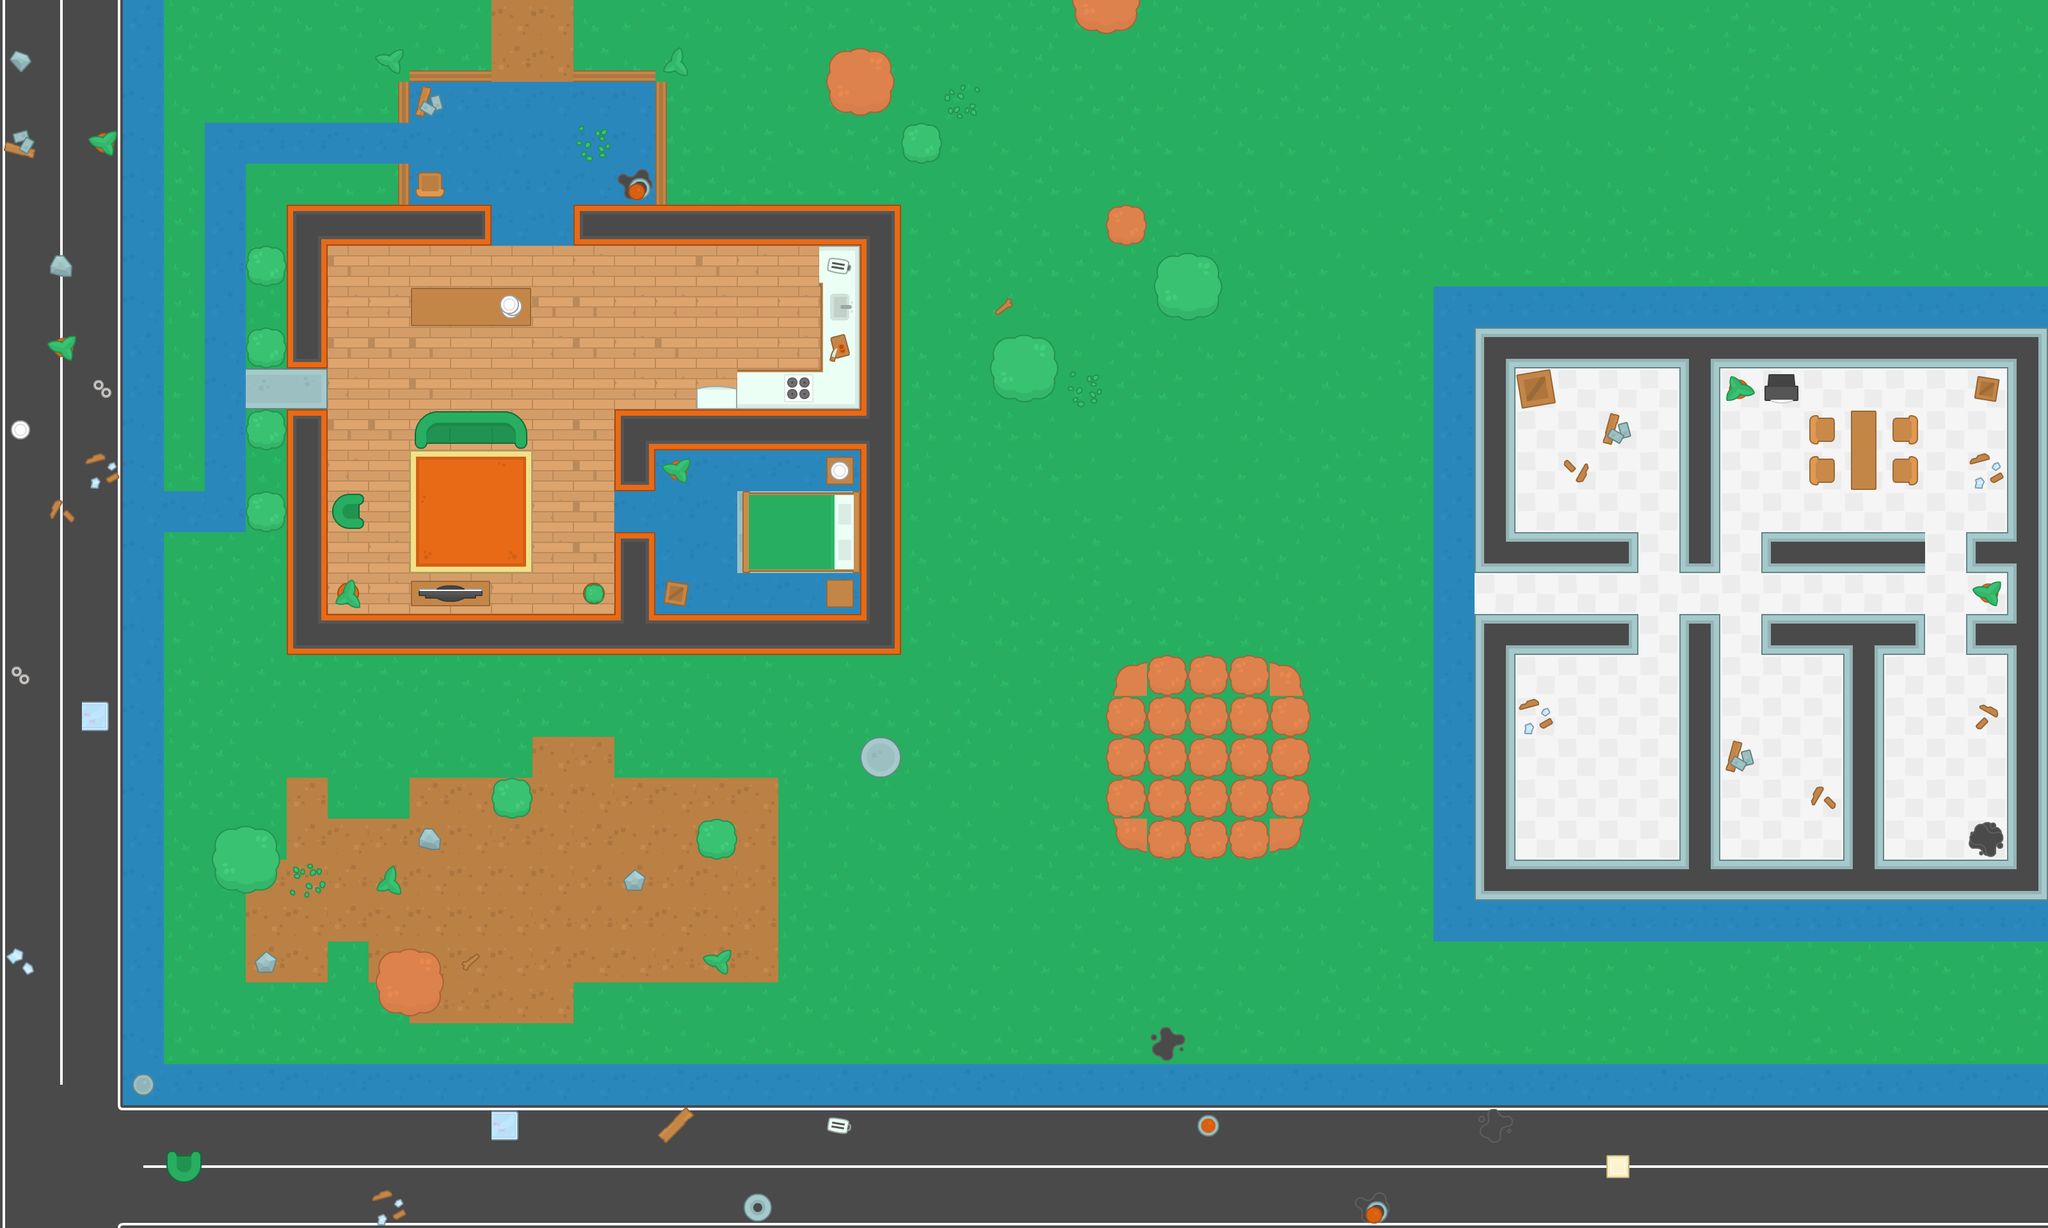

A level layout from a 2D game, rendered from its tile map. Below: a short description, then the map file with tile-grid data replaced by summaries:
An orthogonal 50x30 tile map with 64x64 px tiles, 4 tile layers (ground, walls, items, decorations), 2 tilesets and 128 objects (63x wall, 16x zombie, 9x breakable, 7x shmup, 5x numpy, ...).

<map version="1.9" tiledversion="1.9.2" orientation="orthogonal" renderorder="right-down" width="50" height="30" tilewidth="64" tileheight="64" infinite="0" nextlayerid="7" nextobjectid="250">
 <tileset firstgid="1" name="spritesheet_tiles" tilewidth="64" tileheight="64" spacing="10" tilecount="540" columns="27">
  <image source="../img/spritesheet_tiles.png" width="1988" height="1470" />
 </tileset>
 <tileset firstgid="541" source="../Kenny Topdown pack.tsx" />
 <layer id="1" name="ground" width="50" height="30">
  <data>[1500 cells, 1500 non-empty, 36 distinct tile ids]</data>
 </layer>
 <layer id="2" name="walls" width="50" height="30">
  <data>[1500 cells, 172 non-empty, 27 distinct tile ids]</data>
 </layer>
 <layer id="3" name="items" width="50" height="30">
  <data>[1500 cells, 93 non-empty, 54 distinct tile ids]</data>
 </layer>
 <layer id="4" name="decorations" width="50" height="30">
  <data>[1500 cells, 33 non-empty, 19 distinct tile ids]</data>
 </layer>
 <objectgroup id="5" name="Obstacles">
  <object id="1" name="player" x="336" y="208" width="32" height="32" />
  <object id="2" name="wall" x="448" y="320" width="320" height="64" />
  <object id="3" name="wall" x="448" y="960" width="960" height="64" />
  <object id="4" name="wall" x="960" y="640" width="384" height="64" />
  <object id="5" name="wall" x="1344" y="384" width="64" height="576" />
  <object id="6" name="wall" x="448" y="384" width="64" height="192" />
  <object id="7" name="wall" x="448" y="640" width="64" height="320" />
  <object id="8" name="wall" x="960" y="832" width="64" height="128" />
  <object id="9" name="wall" x="960" y="704" width="64" height="64" />
  <object id="15" name="wall" x="896" y="320" width="512" height="64" />
  <object id="21" name="wall" x="640" y="448" width="192" height="64" />
  <object id="22" name="wall" x="1168" y="768" width="176" height="128" />
  <object id="23" name="wall" x="1152" y="576" width="128" height="32" />
  <object id="24" name="wall" x="656" y="640" width="160" height="48" />
  <object id="25" name="wall" x="512" y="784" width="48" height="32" />
  <object id="26" name="wall" x="640" y="912" width="128" height="48" />
  <object id="28" name="wall" x="910" y="909" width="35" height="35" />
  <object id="29" name="wall" x="1088" y="608" width="64" height="32" />
  <object id="30" name="wall" x="1040" y="720" width="32" height="32" />
  <object id="31" name="wall" x="528" y="912" width="32" height="32" />
  <object id="34" name="wall" x="656" y="272" width="32" height="48" />
  <object id="35" name="wall" x="1024" y="912" width="48" height="48" />
  <object id="36" name="wall" x="1296" y="896" width="48" height="48" />
  <object id="37" name="wall" x="1296" y="704" width="48" height="48" />
  <object id="38" name="wall" x="1280" y="384" width="16" height="256" />
  <object id="40" name="zombie" x="784" y="208" width="32" height="32" />
  <object id="42" name="zombie" x="1072" y="816" width="32" height="32" />
  <object id="46" name="wall" x="784" y="1232" width="32" height="32" />
  <object id="47" name="wall" x="1104" y="1296" width="32" height="32" />
  <object id="48" name="wall" x="608" y="1504" width="64" height="64" />
  <object id="49" name="wall" x="352" y="1312" width="64" height="64" />
  <object id="50" name="wall" x="1312" y="96" width="64" height="64" />
  <object id="52" name="wall" x="1824" y="416" width="64" height="64" />
  <object id="53" name="wall" x="1744" y="336" width="32" height="32" />
  <object id="54" name="wall" x="1424" y="208" width="32" height="32" />
  <object id="55" name="wall" x="1680" y="-16" width="96" height="64" />
  <object id="56" name="wall" x="1568" y="544" width="64" height="64" />
  <object id="57" name="wall" x="400" y="784" width="32" height="32" />
  <object id="58" name="wall" x="400" y="656" width="32" height="32" />
  <object id="59" name="wall" x="400" y="528" width="32" height="32" />
  <object id="60" name="wall" x="400" y="400" width="32" height="32" />
  <object id="63" name="shmup" x="1184" y="464" width="32" height="32" />
  <object id="87" name="stareight" x="1616" y="720" width="32" height="32" />
  <object id="88" name="numpy" x="1712" y="704" width="32" height="32" />
  <object id="89" name="starone" x="1744" y="608" width="32" height="32" />
  <object id="90" name="shmup" x="1728" y="832" width="32" height="32" />
  <object id="91" name="zombie" x="1584" y="848" width="32" height="32" />
  <object id="92" name="zombie" x="1504" y="736" width="32" height="32" />
  <object id="93" name="zombie" x="1856" y="752" width="32" height="32" />
  <object id="94" name="zombie" x="1872" y="576" width="32" height="32" />
  <object id="99" name="health" x="848" y="912" width="32" height="32" />
  <object id="100" name="shotgun" x="976" y="528" width="32" height="32" />
  <object id="132" name="health" x="3024" y="592" width="32" height="32" />
  <object id="133" name="starthree" x="2800" y="1168" width="32" height="32" />
  <object id="134" name="zombie" x="2704" y="1104" width="32" height="32" />
  <object id="135" name="shmup" x="2832" y="1104" width="32" height="32" />
  <object id="136" name="zombie" x="2960" y="1120" width="32" height="32" />
  <object id="137" name="shmup" x="3024" y="1040" width="32" height="32" />
  <object id="138" name="numpy" x="3040" y="1120" width="32" height="32" />
  <object id="139" name="numpy" x="2544" y="1200" width="32" height="32" />
  <object id="140" name="zombie" x="2480" y="1120" width="32" height="32" />
  <object id="141" name="zombie" x="2464" y="1264" width="32" height="32" />
  <object id="142" name="shmup" x="2416" y="1136" width="32" height="32" />
  <object id="143" name="zombie" x="3088" y="1248" width="32" height="32" />
  <object id="144" name="zombie" x="3040" y="736" width="32" height="32" />
  <object id="145" name="numpy" x="2752" y="688" width="32" height="32" />
  <object id="146" name="zombie" x="2464" y="736" width="32" height="32" />
  <object id="147" name="wall" x="2304" y="512" width="896" height="64" />
  <object id="149" name="wall" x="2304" y="1344" width="896" height="64" />
  <object id="150" name="wall" x="2368" y="960" width="192" height="64" />
  <object id="151" name="wall" x="2368" y="832" width="192" height="64" />
  <object id="152" name="wall" x="2752" y="960" width="256" height="64" />
  <object id="153" name="wall" x="2752" y="832" width="256" height="64" />
  <object id="154" name="wall" x="3072" y="832" width="64" height="192" />
  <object id="156" name="wall" x="2304" y="576" width="64" height="320" />
  <object id="157" name="wall" x="2304" y="960" width="64" height="384" />
  <object id="158" name="wall" x="2624" y="960" width="64" height="384" />
  <object id="159" name="wall" x="2880" y="1024" width="64" height="320" />
  <object id="160" name="wall" x="2624" y="576" width="64" height="320" />
  <object id="161" name="wall" x="3136" y="576" width="64" height="768" />
  <object id="162" name="wall" x="2896" y="640" width="32" height="128" />
  <object id="163" name="wall" x="2976" y="656" width="16" height="32" />
  <object id="164" name="wall" x="2976" y="720" width="16" height="32" />
  <object id="165" name="wall" x="2832" y="720" width="16" height="32" />
  <object id="166" name="wall" x="2832" y="656" width="16" height="32" />
  <object id="167" name="wall" x="2768" y="592" width="32" height="32" />
  <object id="177" name="wall" x="2384" y="592" width="32" height="32" />
  <object id="178" name="shmup" x="672" y="1376" width="32" height="32" />
  <object id="179" name="startwo" x="832" y="1392" width="32" height="32" />
  </objectgroup>
 <objectgroup id="6" name="Breakables">
  <!-- 9 objects omitted --></objectgroup>
</map>
<!-- 39 of 128 objects omitted -->
